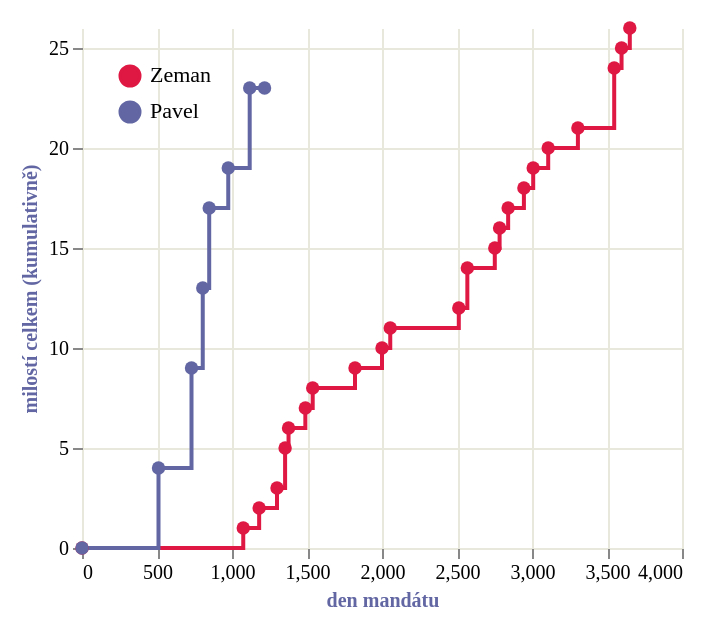

Vega-Lite specification for this chart:
### Vega-Lite specification from a JSON file in a GitHub repository (floating-point values rounded to 4 significant figures)
{"_source": "Zdroj: Kancelář prezidenta republiky, Wikipedie (Prezidentské milosti Miloše Zemana / Petra Pavla), ČT24, iROZHLAS, Česká justice. Data k 7. 7. 2026.", "$schema": "https://vega.github.io/schema/vega-lite/v5.json", "description": "Kumulativní počet udělených prezidentských milostí podle dne mandátu", "height": 260, "padding": {"top": 10, "left": 10, "right": 10, "bottom": 10}, "data": {"values": [{"prezident": "Zeman", "den": 0, "kumulativ": 0, "label": "8. 3. 2013 – nástup do úřadu"}, {"prezident": "Zeman", "den": 1075, "kumulativ": 1, "label": "únor 2016 – Pavel Mareš (roztroušená skleróza)"}, {"prezident": "Zeman", "den": 1181, "kumulativ": 2, "label": "31. 5. 2016 – zdravotní stav, dialýza"}, {"prezident": "Zeman", "den": 1300, "kumulativ": 3, "label": "27. 9. 2016 – poškození mozku po CMP"}, {"prezident": "Zeman", "den": 1354, "kumulativ": 5, "label": "20. 11. 2016 – L. G. (péče o syna ve věznici) + Jiřina Mošnová (psychická nemoc)"}, {"prezident": "Zeman", "den": 1377, "kumulativ": 6, "label": "13. 12. 2016 – onkologické onemocnění"}, {"prezident": "Zeman", "den": 1489, "kumulativ": 7, "label": "4. 4. 2017 – rakovina plic s metastázami"}, {"prezident": "Zeman", "den": 1538, "kumulativ": 8, "label": "23. 5. 2017 – Jiří Kajínek (doživotní trest)"}, {"prezident": "Zeman", "den": 1820, "kumulativ": 9, "label": "1. 3. 2018 – péče o syna po dopravní nehodě"}, {"prezident": "Zeman", "den": 2000, "kumulativ": 10, "label": "28. 8. 2018 – Drahomír Nosek (onkologické onemocnění)"}, {"prezident": "Zeman", "den": 2055, "kumulativ": 11, "label": "22. 10. 2018 – amputace nohou, neplacení výživného"}, {"prezident": "Zeman", "den": 2512, "kumulativ": 12, "label": "22. 1. 2020 – Václav Grimm (rakovina plic)"}, {"prezident": "Zeman", "den": 2569, "kumulativ": 14, "label": "19. 3. 2020 – Ondřej (záchrana života resuscitací) + srdeční selhání, transplantace"}, {"prezident": "Zeman", "den": 2752, "kumulativ": 15, "label": "18. 9. 2020 – onkologické onemocnění, mladý věk"}, {"prezident": "Zeman", "den": 2784, "kumulativ": 16, "label": "20. 10. 2020 – matka pěti dětí"}, {"prezident": "Zeman", "den": 2841, "kumulativ": 17, "label": "16. 12. 2020 – Daniel Vlachynský (záchrana tonoucí ženy)"}, {"prezident": "Zeman", "den": 2946, "kumulativ": 18, "label": "31. 3. 2021 – rakovina, dřívější loupež"}, {"prezident": "Zeman", "den": 3008, "kumulativ": 19, "label": "1. 6. 2021 – péče o děti"}, {"prezident": "Zeman", "den": 3108, "kumulativ": 20, "label": "9. 9. 2021 – Pavel Podroužek"}, {"prezident": "Zeman", "den": 3306, "kumulativ": 21, "label": "26. 3. 2022 – Miloš Balák (Lesní správa Lány)"}, {"prezident": "Zeman", "den": 3548, "kumulativ": 24, "label": "23. 11. 2022 – manželé Kordysovi + společník (3 osoby)"}, {"prezident": "Zeman", "den": 3597, "kumulativ": 25, "label": "11. 1. 2023 – Jana Nečasová"}, {"prezident": "Zeman", "den": 3652, "kumulativ": 26, "label": "7. 3. 2023 – poslední den mandátu, dopad na zaměstnance firmy"}, {"prezident": "Pavel", "den": 0, "kumulativ": 0, "label": "9. 3. 2023 – nástup do úřadu"}, {"prezident": "Pavel", "den": 510, "kumulativ": 4, "label": "30. 7. 2024 – 4 milosti (samoživitelky, cizinec, pašování drog)"}, {"prezident": "Pavel", "den": 730, "kumulativ": 9, "label": "7. 3. 2025 – 5 milostí (4× marihuana + 1 další)"}, {"prezident": "Pavel", "den": 805, "kumulativ": 13, "label": "21. 5. 2025 – 4 milosti (vojáci, abolice v kauze afghánského zajatce)"}, {"prezident": "Pavel", "den": 848, "kumulativ": 17, "label": "3. 7. 2025 – 4 milosti (samoživitelky, marihuana)"}, {"prezident": "Pavel", "den": 975, "kumulativ": 19, "label": "7. 11. 2025 – 2 milosti (žena 76 let, žena 23 let)"}, {"prezident": "Pavel", "den": 1118, "kumulativ": 23, "label": "30. 3. 2026 – 4 milosti (zdravotní stav, zpronevěra, podvod, výživné)"}, {"prezident": "Pavel", "den": 1217, "kumulativ": 23, "label": "7. 7. 2026 – zatím poslední bilance"}]}, "mark": {"type": "line", "interpolate": "step-after", "point": {"filled": true, "size": 45}, "strokeWidth": 2, "tooltip": true}, "encoding": {"x": {"field": "den", "type": "quantitative", "title": "den mandátu", "axis": {"titleFont": "Work Sans", "titleFontSize": 10, "labelFont": "Work Sans", "labelFontSize": 10, "gridColor": "#e8e8dc", "domain": false}}, "y": {"field": "kumulativ", "type": "quantitative", "title": "milostí celkem (kumulativně)", "axis": {"titleFont": "Work Sans", "titleFontSize": 10, "labelFont": "Work Sans", "labelFontSize": 10, "gridColor": "#e8e8dc", "domain": false}}, "color": {"field": "prezident", "type": "nominal", "scale": {"domain": ["Zeman", "Pavel"], "range": ["#de1743", "#6267a3"]}, "legend": {"title": null, "labelFont": "Roboto Slab", "labelFontSize": 11, "orient": "top-left"}}, "tooltip": [{"field": "prezident", "type": "nominal", "title": "Prezident"}, {"field": "label", "type": "nominal", "title": "Případ"}, {"field": "kumulativ", "type": "quantitative", "title": "Milostí celkem"}]}, "config": {"view": {"stroke": "transparent"}, "title": {"font": "Roboto Slab", "fontWeight": "bold", "fontSize": 15, "anchor": "start", "color": "#272a59", "subtitleFont": "Work Sans", "subtitleFontSize": 11, "subtitleColor": "#6267a3"}, "axis": {"labelFont": "Work Sans", "labelFontSize": 10, "titleFont": "Work Sans", "titleFontSize": 10, "titleColor": "#6267a3"}, "legend": {"labelFont": "Roboto Slab", "labelFontSize": 11, "titleFont": "Roboto Slab", "titleFontSize": 11}}}
